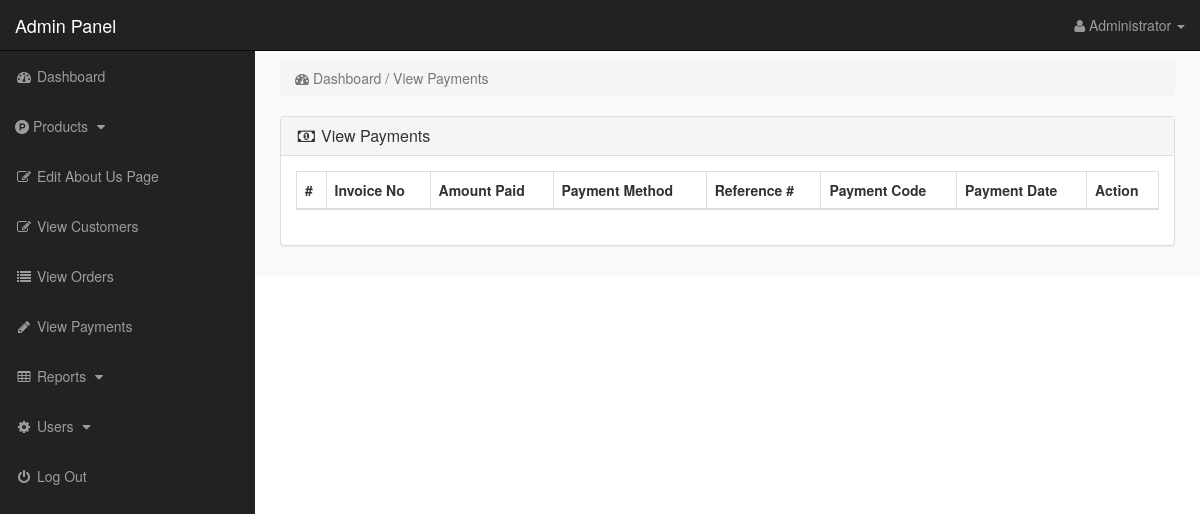
The page /admin_area/index.php?view_payments (signed in) on the database as committed earlier.
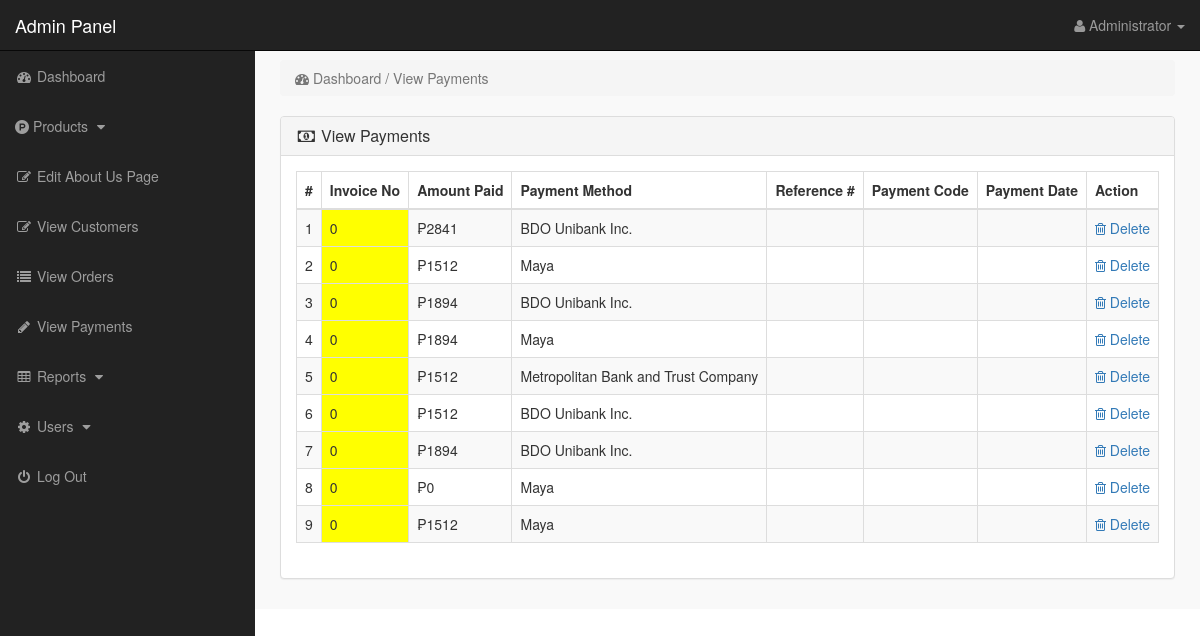
The same page on the database as committed later.
### tables this page shows
CREATE TABLE `payments` (
  `payment_id` int(10) NOT NULL,
  `invoice_no` int(10) DEFAULT NULL,
  `amount` int(10) NOT NULL,
  `payment_mode` text NOT NULL
);

### admin_area/view_payments.php (the view)
<?php
if(!isset($_SESSION['admin_email'])){
echo "<script>window.open('login.php','_self')</script>";
}
else {
?>
<div class="row">
<div class="col-lg-12">
<ol class="breadcrumb">
<li class="active">
<i class="fa fa-dashboard"></i> Dashboard / View Payments
</li>
</ol>
</div>
</div>
<div class="row">
<div class="col-lg-12">
<div class="panel panel-default">
<div class="panel-heading">
<h3 class="panel-title">
<i class="fa fa-money fa-fw"> </i> View Payments
</h3>
</div>
<div class="panel-body">
<div class="table-responsive">
<table class="table table-hover table-bordered table-striped">
<thead>
<tr>
<th>#</th>
<th>Invoice No</th>
<th>Amount Paid</th>
<th>Payment Method</th>
<th>Reference #</th>
<th>Payment Code</th>
<th>Payment Date</th>
<th>Action</th>
</tr>
</thead>
<tbody>
<?php
$i = 0;
$get_payments = "select * from payments";
$run_payments = mysqli_query($con,$get_payments);
while($row_payments = mysqli_fetch_array($run_payments)){
$payment_id = $row_payments['payment_id'];
$invoice_no = $row_payments['invoice_no'];
$amount = $row_payments['amount'];
$payment_mode = $row_payments['payment_mode'];
$ref_no = $row_payments['ref_no'];
$code = $row_payments['code'];
$payment_date = $row_payments['payment_date'];
$i++;
?>
<tr>
<td><?php echo $i; ?></td>
<td bgcolor="yellow" ><?php echo $invoice_no; ?></td>
<td>₱<?php echo $amount; ?></td>
<td><?php echo $payment_mode; ?></td>
<td><?php echo $ref_no; ?></td>
<td><?php echo $code; ?></td>
<td><?php echo $payment_date; ?></td>
<td>
<a href="index.php?payment_delete=<?php echo $payment_id; ?>" >
<i class="fa fa-trash-o" ></i> Delete
</a>
</td>
</tr>
<?php } ?>
</tbody>
</table>
</div>
</div>
</div>
</div>
</div>
<?php } ?>

Rows that differ between the two databases and show on the page:
added payments: invoice_no "0", amount "2841", payment_mode "BDO Unibank Inc."
added payments: invoice_no "0", amount "1512", payment_mode "Maya"
added payments: invoice_no "0", amount "1894", payment_mode "BDO Unibank Inc."
added payments: invoice_no "0", amount "1894", payment_mode "Maya"
added payments: invoice_no "0", amount "1512", payment_mode "Metropolitan Bank and Trust Company"
added payments: invoice_no "0", amount "1512", payment_mode "BDO Unibank Inc."
added payments: invoice_no "0", amount "1894", payment_mode "BDO Unibank Inc."
added payments: invoice_no "0", amount "0", payment_mode "Maya"
added payments: invoice_no "0", amount "1512", payment_mode "Maya"
